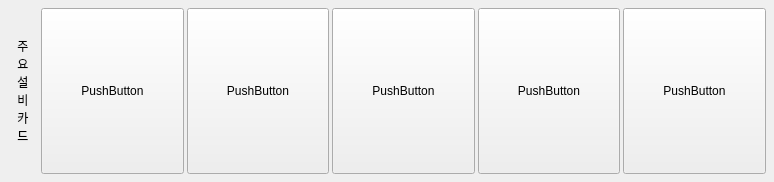
<?xml version="1.0" encoding="UTF-8"?>
<ui version="4.0">
 <class>Form</class>
 <widget class="QWidget" name="Form">
  <property name="geometry">
   <rect>
    <x>0</x>
    <y>0</y>
    <width>774</width>
    <height>182</height>
   </rect>
  </property>
  <property name="windowTitle">
   <string>Form</string>
  </property>
  <layout class="QHBoxLayout" name="horizontalLayout">
   <property name="leftMargin">
    <number>5</number>
   </property>
   <property name="topMargin">
    <number>5</number>
   </property>
   <property name="rightMargin">
    <number>5</number>
   </property>
   <property name="bottomMargin">
    <number>5</number>
   </property>
   <item>
    <layout class="QHBoxLayout" name="horizontalLayout_job_5" stretch="1,20">
     <property name="spacing">
      <number>0</number>
     </property>
     <property name="topMargin">
      <number>3</number>
     </property>
     <property name="bottomMargin">
      <number>3</number>
     </property>
     <item>
      <widget class="QLabel" name="label_jobcard_2">
       <property name="text">
        <string>주
요
설
비
카
드</string>
       </property>
       <property name="alignment">
        <set>Qt::AlignCenter</set>
       </property>
      </widget>
     </item>
     <item>
      <layout class="QVBoxLayout" name="verticalLayout_job_2" stretch="10">
       <property name="spacing">
        <number>3</number>
       </property>
       <item>
        <layout class="QHBoxLayout" name="horizontalLayout_job_6">
         <property name="spacing">
          <number>-1</number>
         </property>
         <property name="rightMargin">
          <number>3</number>
         </property>
         <item>
          <widget class="QPushButton" name="pushButton">
           <property name="sizePolicy">
            <sizepolicy hsizetype="Minimum" vsizetype="Minimum">
             <horstretch>0</horstretch>
             <verstretch>0</verstretch>
            </sizepolicy>
           </property>
           <property name="text">
            <string>PushButton</string>
           </property>
          </widget>
         </item>
         <item>
          <widget class="QPushButton" name="pushButton_2">
           <property name="sizePolicy">
            <sizepolicy hsizetype="Minimum" vsizetype="Minimum">
             <horstretch>0</horstretch>
             <verstretch>0</verstretch>
            </sizepolicy>
           </property>
           <property name="text">
            <string>PushButton</string>
           </property>
          </widget>
         </item>
         <item>
          <widget class="QPushButton" name="pushButton_3">
           <property name="sizePolicy">
            <sizepolicy hsizetype="Minimum" vsizetype="Minimum">
             <horstretch>0</horstretch>
             <verstretch>0</verstretch>
            </sizepolicy>
           </property>
           <property name="text">
            <string>PushButton</string>
           </property>
          </widget>
         </item>
         <item>
          <widget class="QPushButton" name="pushButton_4">
           <property name="sizePolicy">
            <sizepolicy hsizetype="Minimum" vsizetype="Minimum">
             <horstretch>0</horstretch>
             <verstretch>0</verstretch>
            </sizepolicy>
           </property>
           <property name="text">
            <string>PushButton</string>
           </property>
          </widget>
         </item>
         <item>
          <widget class="QPushButton" name="pushButton_5">
           <property name="sizePolicy">
            <sizepolicy hsizetype="Minimum" vsizetype="Minimum">
             <horstretch>0</horstretch>
             <verstretch>0</verstretch>
            </sizepolicy>
           </property>
           <property name="text">
            <string>PushButton</string>
           </property>
          </widget>
         </item>
        </layout>
       </item>
      </layout>
     </item>
    </layout>
   </item>
  </layout>
 </widget>
 <resources/>
 <connections/>
</ui>
